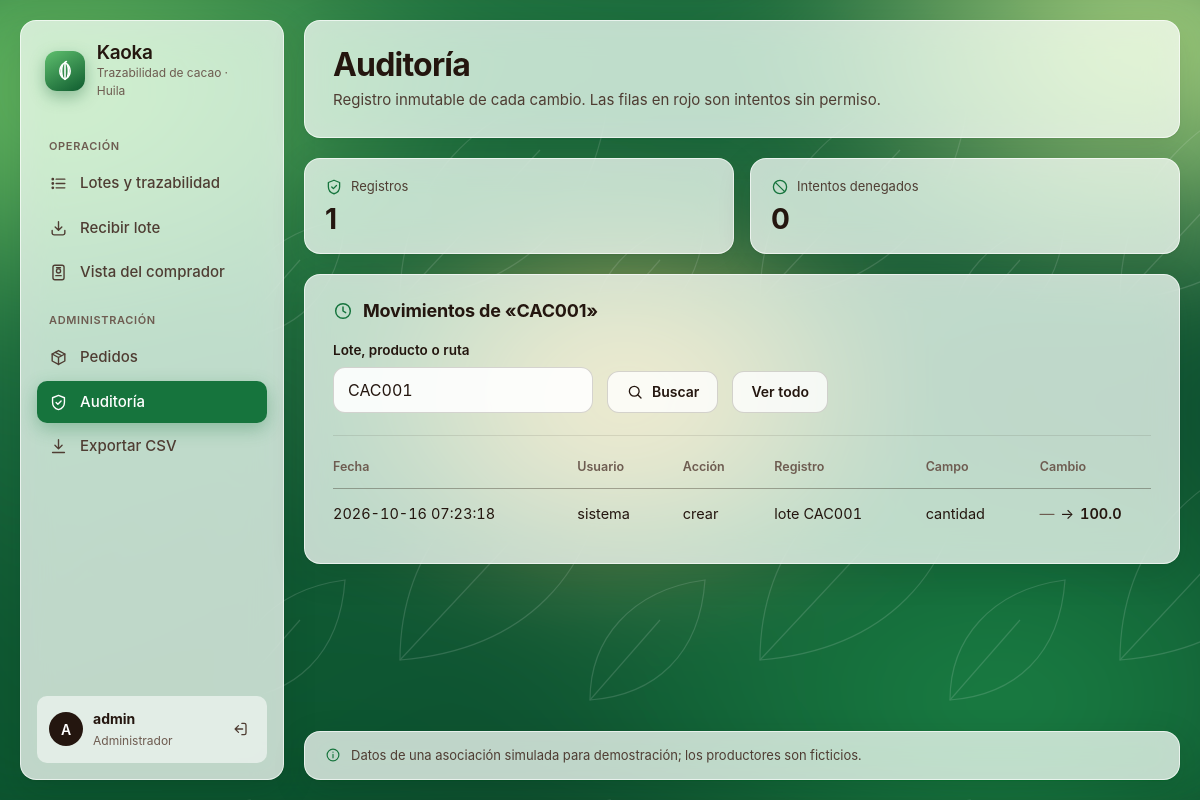
Page /admin/auditoria?q=CAC001 (signed in) on the committed database.
### tables this page shows
CREATE TABLE auditoria (
    id             INTEGER PRIMARY KEY AUTOINCREMENT,
    usuario        TEXT NOT NULL CHECK (length(trim(usuario)) > 0),   
    fecha          TEXT NOT NULL DEFAULT (datetime('now', 'localtime')),
    accion         TEXT NOT NULL CHECK (length(trim(accion)) > 0),
    entidad        TEXT NOT NULL CHECK (length(trim(entidad)) > 0),
    entidad_id     TEXT,                                              
    campo          TEXT,
    valor_anterior TEXT,
    valor_nuevo    TEXT
);

### src/auth.py (the view)
@bp_auth.route("/admin/auditoria")
@solo_admin
def auditoria():
    filtro = request.args.get("q", "").strip().upper()
    filas = obtener_db().execute(
        "SELECT * FROM auditoria WHERE entidad_id LIKE ? ORDER BY id DESC", (f"%{filtro}%",)
    ).fetchall()
    return render_template("auditoria.html", filas=filas, q=filtro)

### src/auth.py (called while the page is built)
def login_requerido(vista):
    @wraps(vista)
    def envoltura(*args, **kwargs):
        if "usuario" not in session:
            return redirect(url_for("auth.login"))
        g.usuario, g.rol = session["usuario"], session["rol"]
        return vista(*args, **kwargs)
    return envoltura

def solo_admin(vista):
    @wraps(vista)
    @login_requerido
    def envoltura(*args, **kwargs):
        if g.rol != "admin":
            db = obtener_db()
            with db:
                registrar(db, g.usuario, f"DENEGADO: {request.path}", "ruta", request.path, "rol", "", g.rol)
            abort(403)
        return vista(*args, **kwargs)
    return envoltura

### src/db.py (called while the page is built)
def obtener_db():
    if "db" not in g:
        g.db = sqlite3.connect(RUTA_DB)
        g.db.row_factory = sqlite3.Row
        g.db.execute("PRAGMA foreign_keys = ON")
    return g.db

def cerrar_db(error=None):
    db = g.pop("db", None)
    if db is not None:
        db.close()

### src/templates/auditoria.html (shortened to what this page needs)
{% extends "base.html" %}
{% from "_iconos.html" import icono %}
{% block contenido %}
{% set cuenta = namespace(denegados=0) %}
{% for a in filas if a.accion.startswith('DENEGADO') %}{% set cuenta.denegados = cuenta.denegados + 1 %}{% endfor %}
<header class="encabezado vidrio aparece">
  <div>
    <h1 class="titulo">Auditoría</h1>
    <p class="subtitulo">Registro inmutable de cada cambio. Las filas en rojo son intentos sin permiso.</p>
  </div>
</header>
<section class="resumen" aria-label="Resumen de la auditoría" style="grid-template-columns: repeat(auto-fit, minmax(180px, 1fr))">
  <div class="resumen-item vidrio aparece"><span>{{ icono('escudo') }}Registros</span><b>{{ filas|length }}</b></div>
  <div class="resumen-item vidrio aparece"><span>{{ icono('bloqueo') }}Intentos denegados</span><b>{{ cuenta.denegados }}</b></div>
</section>
<section class="panel vidrio aparece" aria-labelledby="t-auditoria">
  <div class="panel-titulo"><h2 id="t-auditoria">{{ icono('reloj') }}Movimientos{% if q %} de «{{ q }}»{% endif %}</h2></div>
  <form class="filtros" method="get">
    <div class="campo">
      <label for="q">Lote, producto o ruta</label>
      <input class="control" id="q" name="q" value="{{ q }}" placeholder="CAC001 o P-CAC001-1" autocapitalize="characters">
    </div>
    <button class="boton boton-secundario" type="submit">{{ icono('buscar') }}Buscar</button>
    {% if q %}<a class="boton boton-secundario" href="{{ url_for('auth.auditoria') }}">Ver todo</a>{% endif %}
  </form>
  <hr class="separador">
  <div class="tabla-envoltura">
    <table class="tabla tabla-apilable">
      <thead><tr><th scope="col">Fecha</th><th scope="col">Usuario</th><th scope="col">Acción</th><th scope="col">Registro</th><th scope="col">Campo</th><th scope="col">Cambio</th></tr></thead>
      <tbody>
      {% for a in filas %}
        {% set denegado = a.accion.startswith('DENEGADO') %}
        <tr class="{{ 'fila-denegada' if denegado }}">
          <td data-etiqueta="Fecha">{{ a.fecha }}</td>
          <td data-etiqueta="Usuario">{{ a.usuario }}</td>
          <td data-etiqueta="Acción" class="{{ 'accion-denegada' if denegado }}">{{ a.accion }}</td>
          <td data-etiqueta="Registro">{{ a.entidad }} {{ a.entidad_id }}</td>
          <td data-etiqueta="Campo">{{ a.campo or '—' }}</td>
          <td data-etiqueta="Cambio"><span class="cambio"><del>{{ a.valor_anterior or '—' }}</del><span aria-hidden="true">→</span><span class="sr-only">a</span><ins>{{ a.valor_nuevo }}</ins></span></td>
        </tr>
      {% else %}
        <tr><td colspan="6" class="sin-etiqueta"><p class="vacio">{{ icono('info') }}Sin registros{% if q %} para «{{ q }}»{% endif %}.</p></td></tr>
      {% endfor %}
      </tbody>
    </table>
  </div>
</section>
{% endblock %}

### rows in the picture
auditoria: entidad "CAC001", fecha "2026-10-16 07:23:18", usuario "sistema", accion "crear", entidad "lote", entidad_id "CAC001", campo "cantidad", valor_anterior "—", valor_nuevo "100.0"

### other values in the picture
{{ (session.usuario or '?')[0] }} "A"
{{ session.usuario }} "admin"
{{ 'Administrador' if session.rol == 'admin' else 'Operador de planta' }} "Administrador"
{{ filas|length }} "1"
{{ cuenta.denegados }} "0"
